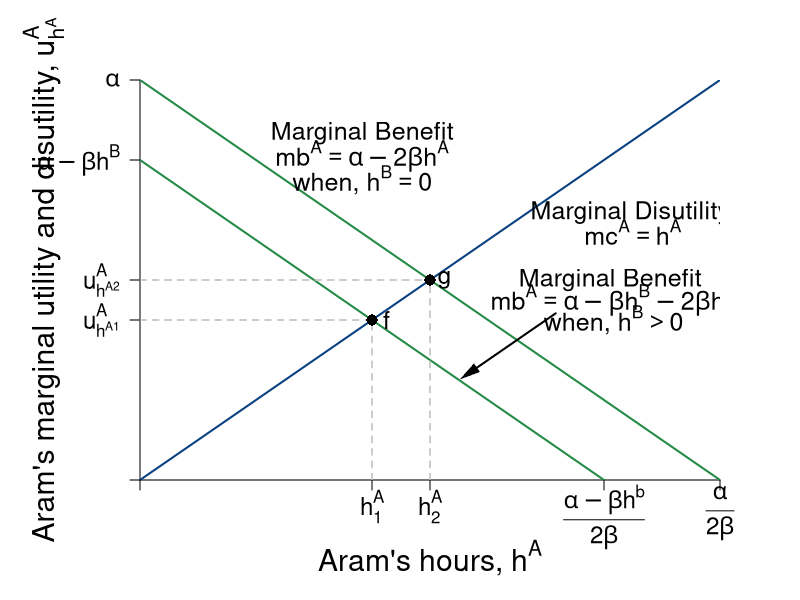

This figure's R source:
require(shape)
pdf(file = "coordination_failures/marginal_benefit_cost_cournot.pdf", width = 9, height = 7)

#Set parameters for graphics
pointsize <- 1.8
axislabelsize <- 1.8
labelsize <- 1.5
namesize <- 1.8
annotatesize <- 1.5
graphlinewidth <- 2
segmentlinewidth <- 1.5

COL <- c("#7fc97f", "#beaed4", "#fdc086", "#ffff99", "#386cb0", "#f0027f", "#bf5b17", "#666666")
COLA <- c("#99d8c9","#66c2a4","#41ae76", "#238b45", "#005824")
COLB <- c("#4eb3d3", "#2b8cbe", "#0868ac","#084081")

par(mar =  c(6, 7, 4, 4))

MBenefit <- function(ea, eb = 12, alpha = 30, beta = 1/2) {
  (alpha - beta*eb - 2*beta*ea)
}

MCost <- function(ea, slope = 1, intercept = 0){
  slope*ea
 }


xlims <- c(0, 30)
ylims <- c(0, 30)

npts <- 501 
x <- seq(xlims[1], xlims[2], length.out = npts)
y <- seq(ylims[1], ylims[2], length.out = npts) 
a <- c(12, 46.08, 90)

plot(0, 0, xlim = xlims, ylim = ylims, type = "n",
     xlab = expression(paste("")),
     ylab = expression(paste("")), 
     xaxt = "n", 
     yaxt = "n", 
     cex.lab = axislabelsize, 
     bty = "n",
     xaxs="i", 
     yaxs="i")

# ticksy <- seq(from = 0, to = ylims[2], by = 2)
# ylabels <- seq(from = 0, to = ylims[2], by = 2)
# ticksx <- seq(from = 0, to = xlims[2], by = 2)
# xlabels <- seq(from = 0, to = xlims[2], by = 2)
ticksy <- c(0, MBenefit(12), MBenefit(15, eb = 0), MBenefit(ea = 0), ylims[2])
ylabels <- c(NA, expression(paste(u[h^A1]^A)), expression(paste(u[h^A2]^A)), expression(paste(alpha - beta*h^B)), expression(paste(alpha)))
ticksx <- c(0, 12, 15, 24, xlims[2])
xlabels <- c(NA, expression(paste(h[1]^A)), expression(paste(h[2]^A)), expression(paste(frac(alpha - beta*h^b,2*beta) )), expression(paste(frac(alpha,2*beta) )))

axis(1, at = ticksx, pos = 0, labels = FALSE ,las = 1, cex.axis = labelsize - 0.05)
axis(2, at = ticksy, pos = 0, labels = ylabels, las = 1, cex.axis = labelsize - 0.05)
text(x = c(0, 12, 15, 24, xlims[2]), par("usr")[3] - 0.4, labels = xlabels, srt = 0, pos = 1, xpd = TRUE, cex = labelsize - 0.05)

mtext(expression(paste("Aram's hours, ", h^A)), side=1, line = 4, cex = axislabelsize)
text(-5, 0.5*ylims[2], expression(paste("Aram's marginal utility and disutility, ", u[h^A]^A)), xpd = TRUE, cex = axislabelsize, srt = 90) 

npts <- 500 
xx1 <- seq(xlims[1], xlims[2], length.out = npts)
xx2 <- seq(4, 8, length.out = npts)

lines(xx1, MBenefit(xx1, eb = 12), col = COLA[4], lwd = graphlinewidth)
lines(xx1, MBenefit(xx1, eb = 0), col = COLA[4], lwd = graphlinewidth)
lines(xx1, MCost(xx1), col = COLB[4], lwd = graphlinewidth)

#For NE hours = 12
segments(0, 12, 12, 12, lty = 2, col =  "gray", lwd = segmentlinewidth)
segments(12, 0, 12, MBenefit(12), lty = 2, col = "gray", lwd = segmentlinewidth)

#For P-efficient hours = 10
segments(0, MBenefit(15, eb = 0), 15, MBenefit(15, eb = 0), lty = 2, col = "gray" , lwd = segmentlinewidth)
segments(15, 0, 15, MBenefit(15, eb = 0),  lty = 2, col = "gray" , lwd = segmentlinewidth)


text(11.5, 26, expression(paste("Marginal Benefit")), cex = labelsize)
text(11.5, 24.3, expression(paste(mb^A== alpha - 2*beta*h^A )), cex = labelsize)
text(11.5, 22.5, expression(paste("when, ", h^B== 0 )), cex = labelsize)

text(25.5, 20, expression(paste("Marginal Disutility,")), cex = labelsize)
text(25.5, 18.6, expression(paste(mc^A == h^A)), cex = labelsize)


text(24.5, 15, expression(paste("Marginal Benefit ")), cex = labelsize)
text(24.5, 13.5, expression(paste(mb^A == alpha - beta*h^B - 2*beta*h^A)), cex = labelsize)
text(24.5, 12, expression(paste("when, ", h^B > 0 )), cex = labelsize)
Arrows(21.5, 12.5, 17, 8, col = "black", lty = 1, lwd = 2, arr.type = "triangle", arr.lwd = 0.5)


points(12, 12, pch = 16, col = "black", cex = 1.5)
text(12 + 0.75, 12, expression(paste(f)), cex = labelsize)

points(15, 15, pch = 16, col = "black", cex = 1.5)
text(15 + 0.75, 15, expression(paste(g)), cex = labelsize)

#Label the iso-welfare functions for the HG, Aisha
text(9.7, 60, expression(u[1]^A),  cex= labelsize - 0.05)
text(7.6, 60, expression(u[2]^A), cex= labelsize - 0.05)
text(4.8, 60, expression(u[3]^A), cex= labelsize - 0.05)



dev.off()
